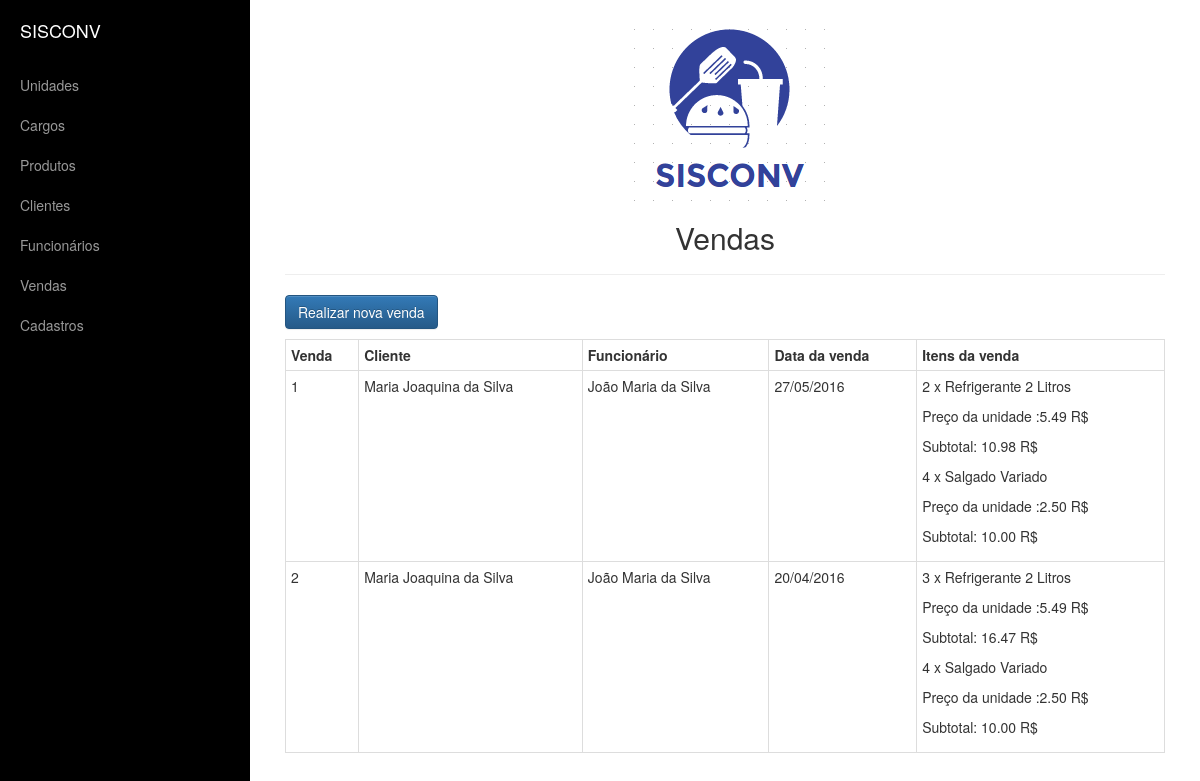
/appvendas/venda/list, run on the app's committed database.
### appvendas/models.py (models this page shows, shortened)
class Venda(models.Model):
    dataVenda=models.DateField("Data da Venda")
    vendedor=models.ForeignKey(Funcionario,on_delete=models.PROTECT,verbose_name="Funcionário")
    cliente=models.ForeignKey(Cliente,on_delete=models.PROTECT,verbose_name="Cliente")
    produtos=models.ManyToManyField(Produto,through="VendaProduto")

class Pessoa(models.Model):
    nome=models.CharField("Nome",max_length=255)
    email=models.EmailField("E-Mail",max_length=200)
    telefone=models.CharField("Telefone",max_length=20)

class VendaProduto(models.Model):
    venda=models.ForeignKey(Venda,on_delete=models.CASCADE)
    produto=models.ForeignKey(Produto,on_delete=models.PROTECT)
    quantidade=models.IntegerField("Quantidade")
    @property
    def subtotal(self):
        return self.produto.valorUnitario*self.quantidade

class Produto(models.Model):
    descricao=models.CharField("Descrição",max_length=255)
    valorUnitario=models.DecimalField("Valor Unitário",max_digits=10,decimal_places=2)
    unidade=models.ForeignKey(Unidade,on_delete=models.PROTECT,verbose_name="Unidade")

### appvendas/views.py (the view)
def venda_list(request):
    vendas=Venda.objects.all()
    lista={'vendas':vendas}
    return render(request,'venda/venda_list.html',lista)

### templates/venda/venda_list.html
{% extends 'base.html' %}
{% block conteudo %}
    <center><h2>Vendas</h2></center>
    <hr>
    <p><a href="#" class="btn btn-primary" >Realizar nova venda</a></p>
      <table class="table table-bordered table-hover table-condensed">
        <tr>
          <th>Venda</th>
          <th>Cliente</th>
          <th>Funcionário</th>
          <th>Data da venda</th>
          <th>Itens da venda</th>
        </tr>
        {% for venda in vendas  %}
          <tr>
            <td>{{venda.id}}</td>
            <td>{{venda.cliente.nome}}</td>
            <td>{{ venda.vendedor.nome }}</td>
            <td>{{ venda.dataVenda|date:'d/m/Y'  }}</td>
            <td>
              {% for item in venda.vendaproduto_set.all %}
                  <p>{{ item.quantidade }} x {{ item.produto.descricao }}</p>
                  <p>Preço da unidade :{{ item.produto.valorUnitario }} R$</p>
                  <p>Subtotal: {{item.subtotal}} R$</p>
              {% endfor %}
            </td>
          </tr>
        {% endfor %}
      </table>
{% endblock %}

### static/css/simple-sidebar.css (style rules this page uses)
body { overflow-x: hidden; }

### data on the page
Venda: id "1", cliente.nome "Maria Joaquina da Silva", vendedor.nome "João Maria da Silva", dataVenda "27/05/2016"
VendaProduto: quantidade "2", produto.descricao "Refrigerante 2 Litros", produto.valorUnitario "5.49", subtotal "10.98"
VendaProduto: quantidade "4", produto.descricao "Salgado Variado", produto.valorUnitario "2.50", subtotal "10.00"
Venda: id "2", cliente.nome "Maria Joaquina da Silva", vendedor.nome "João Maria da Silva", dataVenda "20/04/2016"
VendaProduto: quantidade "3", produto.descricao "Refrigerante 2 Litros", produto.valorUnitario "5.49", subtotal "16.47"
VendaProduto: quantidade "4", produto.descricao "Salgado Variado", produto.valorUnitario "2.50", subtotal "10.00"
